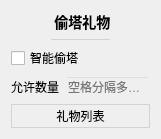
           <widget class="QWidget" name="toutaGiftSettingsCard" native="true">
            <property name="geometry">
             <rect>
              <x>550</x>
              <y>850</y>
              <width>161</width>
              <height>131</height>
             </rect>
            </property>
            <property name="styleSheet">
             <string notr="true">#toutaGiftSettingsCard
{
	background: #f7f7ff;
	border: none;
	border-radius: 5px;
}</string>
            </property>
            <layout class="QVBoxLayout" name="verticalLayout_64">
             <item>
              <widget class="QLabel" name="label_53">
               <property name="sizePolicy">
                <sizepolicy hsizetype="Preferred" vsizetype="Fixed">
                 <horstretch>0</horstretch>
                 <verstretch>0</verstretch>
                </sizepolicy>
               </property>
               <property name="styleSheet">
                <string notr="true">font-size: 14px;
font-weight: 500;</string>
               </property>
               <property name="text">
                <string> 偷塔礼物</string>
               </property>
               <property name="alignment">
                <set>Qt::AlignCenter</set>
               </property>
              </widget>
             </item>
             <item>
              <widget class="QWidget" name="widget_34" native="true">
               <property name="minimumSize">
                <size>
                 <width>0</width>
                 <height>1</height>
                </size>
               </property>
               <property name="maximumSize">
                <size>
                 <width>16777215</width>
                 <height>1</height>
                </size>
               </property>
               <property name="styleSheet">
                <string notr="true">background: lightgray;
margin: 40px;</string>
               </property>
              </widget>
             </item>
             <item>
              <widget class="QCheckBox" name="toutaGiftCheck">
               <property name="cursor">
                <cursorShape>PointingHandCursor</cursorShape>
               </property>
               <property name="toolTip">
                <string>以设置的礼物和数量进行偷塔</string>
               </property>
               <property name="text">
                <string>智能偷塔</string>
               </property>
              </widget>
             </item>
             <item>
              <layout class="QHBoxLayout" name="horizontalLayout_54">
               <item>
                <widget class="QLabel" name="label_54">
                 <property name="toolTip">
                  <string>允许偷塔的个数，多个数字空格分隔
例如：1 2 3 4 5 10 11 99 100
若不填，则支持任意数量</string>
                 </property>
                 <property name="text">
                  <string>允许数量</string>
                 </property>
                </widget>
               </item>
               <item>
                <widget class="QLineEdit" name="toutaGiftCountsEdit">
                 <property name="toolTip">
                  <string>允许偷塔的礼物数量，从小到大，空格分隔
例如：1 2 3 4 5 10 11 99 100
若不填，则支持任意数量</string>
                 </property>
                 <property name="styleSheet">
                  <string notr="true">QLineEdit
{
	background: transparent;
}</string>
                 </property>
                 <property name="alignment">
                  <set>Qt::AlignLeading|Qt::AlignLeft|Qt::AlignVCenter</set>
                 </property>
                 <property name="placeholderText">
                  <string>空格分隔多个数量</string>
                 </property>
                </widget>
               </item>
              </layout>
             </item>
             <item>
              <widget class="QPushButton" name="toutaGiftListButton">
               <property name="cursor">
                <cursorShape>PointingHandCursor</cursorShape>
               </property>
               <property name="styleSheet">
                <string notr="true">QPushButton
{
	background: transparent;
	border: 1px solid lightgray;
	padding: 2px 8px 2px 8px;
}

QPushButton:hover
{
	background: #eeeeee;
}

QPushButton:pressed
{
	background: #cccccc;
}

</string>
               </property>
               <property name="text">
                <string>礼物列表</string>
               </property>
               <property name="autoDefault">
                <bool>true</bool>
               </property>
               <property name="default">
                <bool>false</bool>
               </property>
               <property name="flat">
                <bool>false</bool>
               </property>
              </widget>
             </item>
            </layout>
           </widget>
